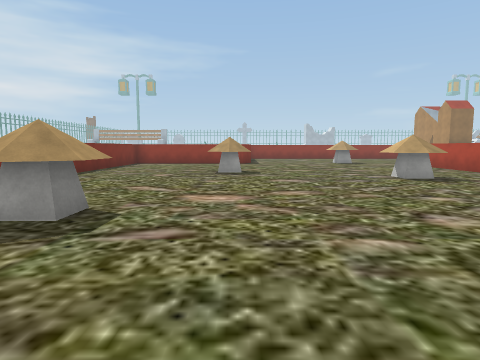
View 1 (above)

23 first-person views from a walk through a Unity game level. The camera is 1.5 m above the floor, tilts 6° down and sees 75° across. The floor is counted in squares, 2 m on a side. Each view is taken from the middle of a square. On the plan, view 1 faces up. The plan holds only what a view shows up to about 10 squares ahead; the rest is blank. The place goes on beyond the plan. Some surface patterns are stand-ins.

View 2
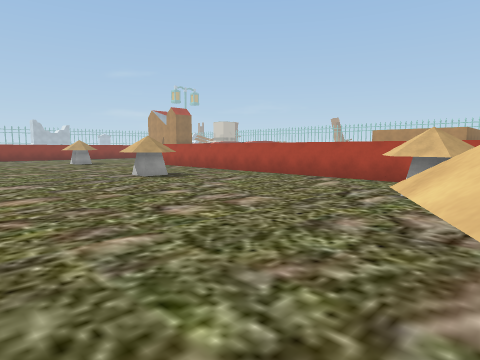

View 3
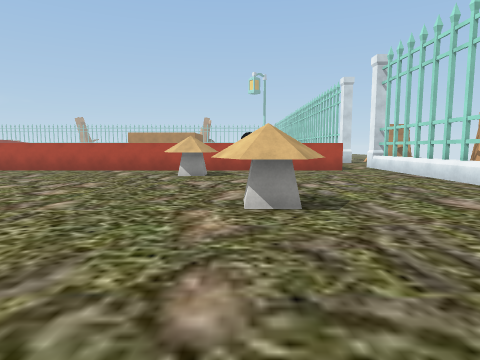

View 4
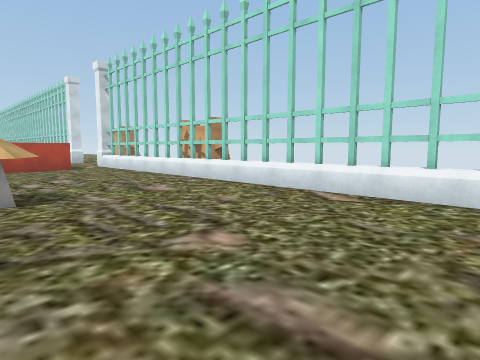

View 5
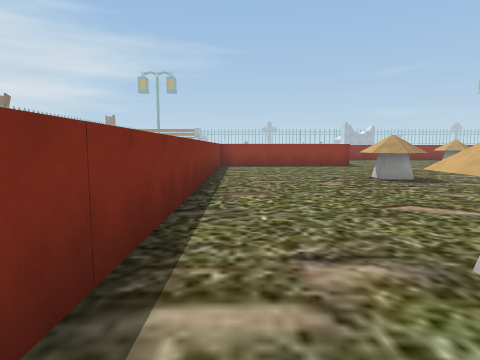

View 6
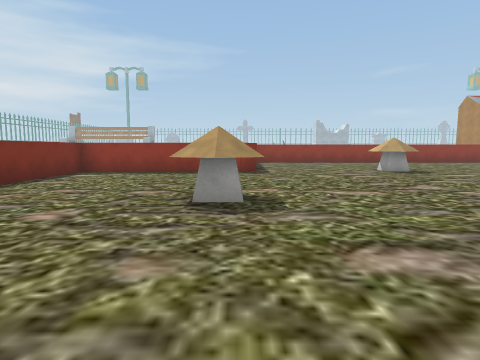

View 7
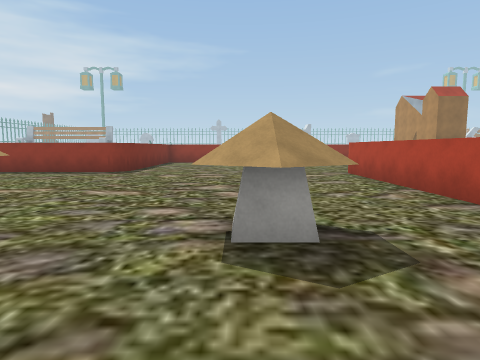

View 8
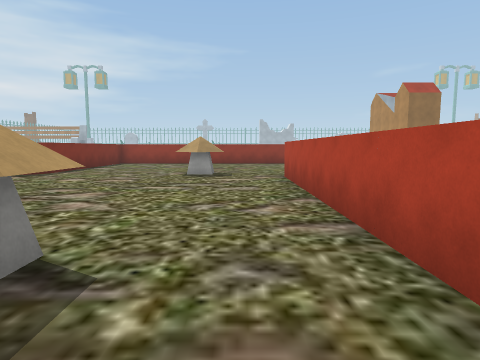

View 9
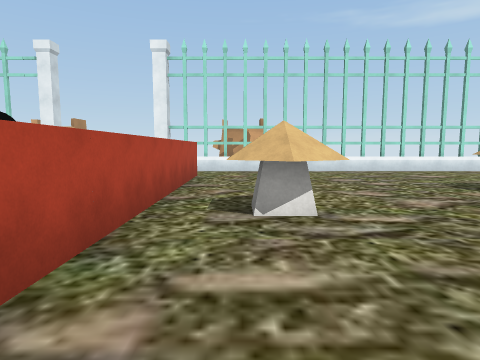

View 10
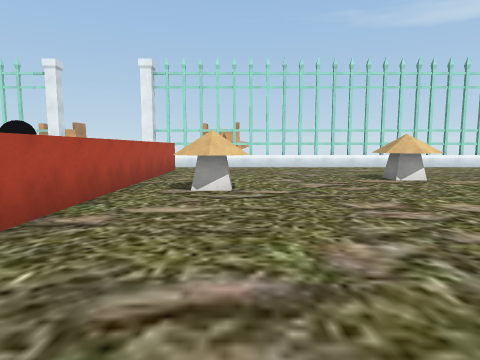

View 11
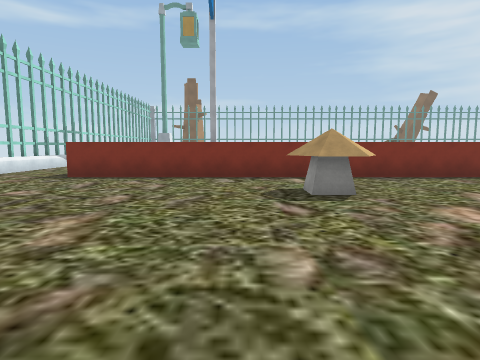

View 12
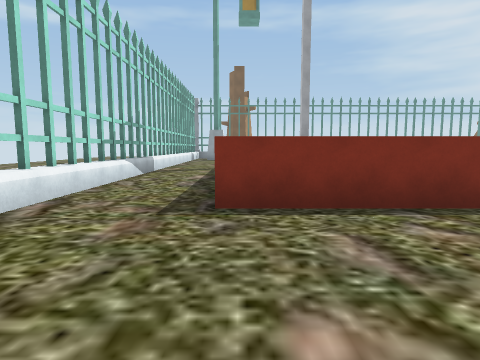

View 13
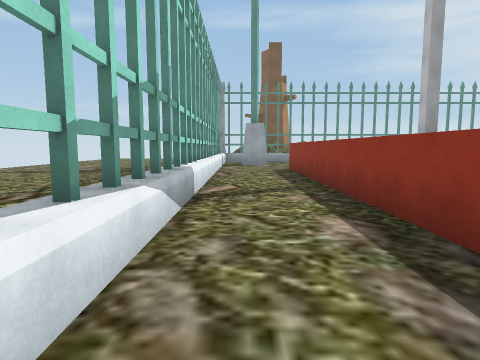

View 14
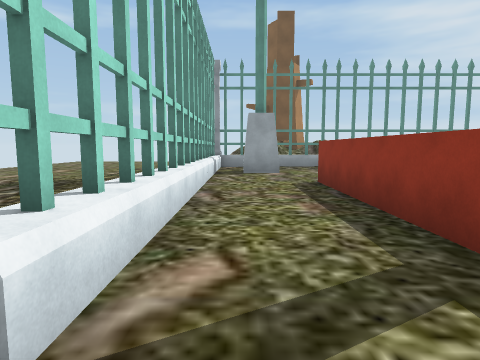

View 15
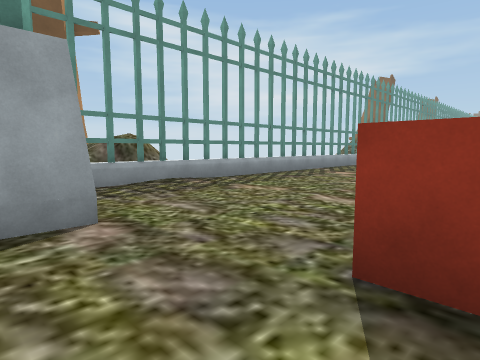

View 16
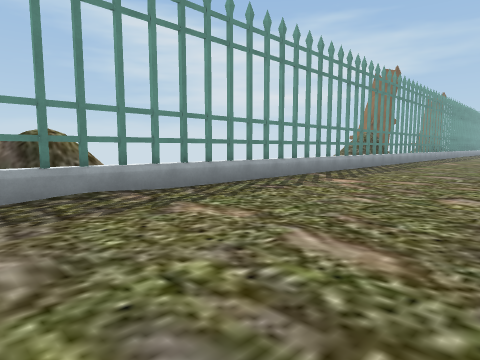

View 17
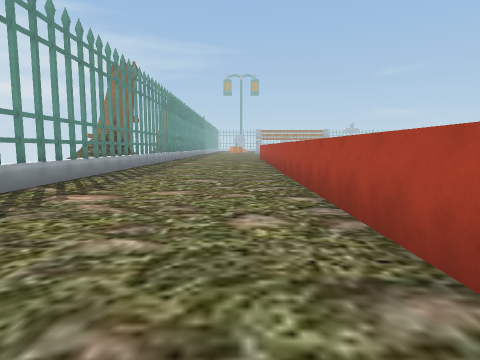

View 18
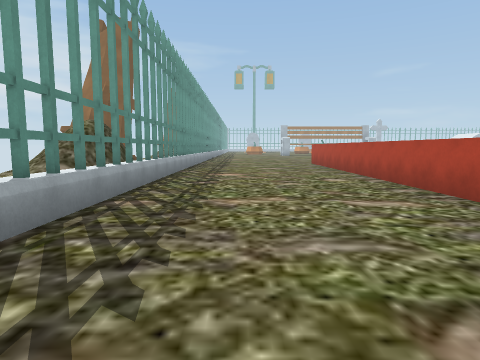

View 19
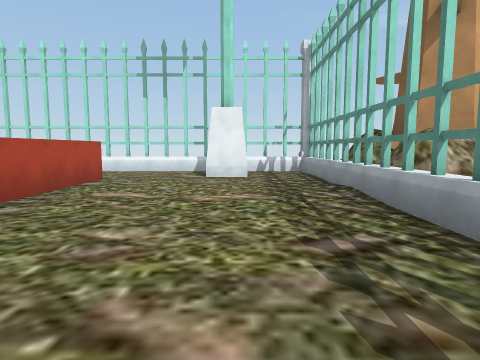

View 20
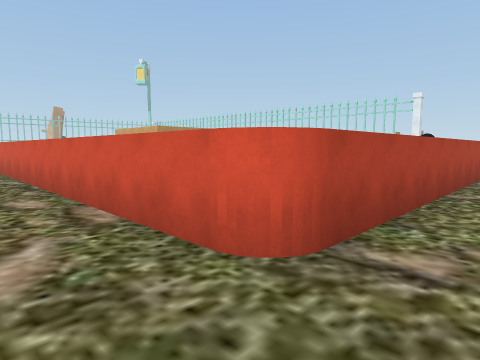

View 21
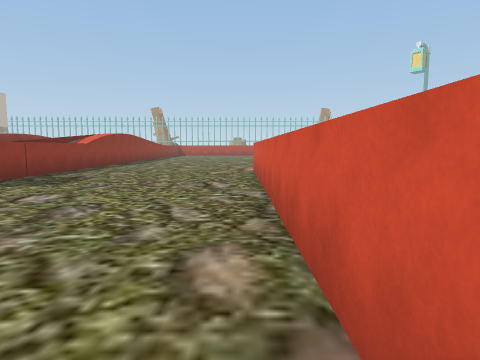

View 22
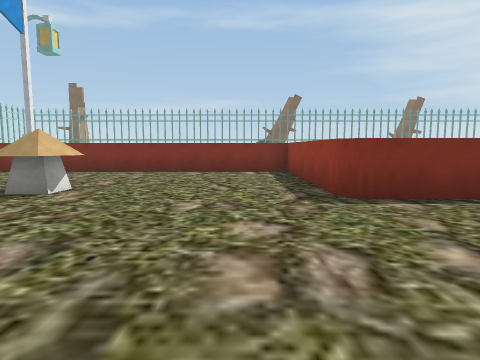

View 23
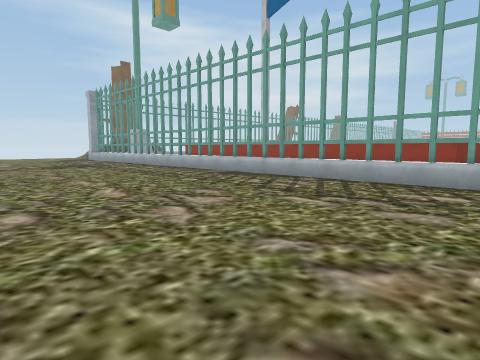

### Floor plan
Key: @ floor where view 1 was taken; # wall or solid block; x gap in a wall; . floor; / step, stairs or slope; = window, fence, low wall or low ledge; ^ raised ledge; v drop or lower ground; B black ball; O other object.
Columns run from 25 left of view 1 to 15 right of it. Each row starts with its distance up from view 1.
 16 ##/^.....^               ^.... ..........
 15 ///^.....^          ^^^^^^....O..........
 14 /=/#.....^          ^............^^^^^^^^
 13 // ^.....^          ^............^
 12    ^.....^          ^............^
 11    ^.....^          ^............^
 10    ^.....^          ^...OO.......^
  9    ^.....^          ^....O.......^
  8    ^.....^          ^........OO..^
  7    ^.....^          ^........O...^
  6    #.....^          ^............^
  5    ^.....^          ^............^
  4    ^.....^          ^..O.........^
  3    ^.....^          ^..O.........^
  2    ^.....^          ^.........O..^
  1   /#.....^          ^.........OO.^
  0  //#.....^          ^....@O......^ B
 -1 //v^.....^          ^.....O......^ B
 -2 ##=^.....^^^^^^##^^^^............^
 -3  # ^.#...........................^
 -4    ^.x...........................
 -5    #^^^^#^^^^^^^#^^^^^^^#^^^^#^^^
 -6               ........
 -7       ................         #O
 -8      ..................
 -9      ..................
-10       .. ..............
-11          .. ...........
-12                   .....

Positions as (right, up) in squares from view 1, and headings:
1: (0, 0), facing up
2: (0, 0), facing up-right
3: (-3, 0), facing right
4: (-4, 0), facing down-right
5: (-4, 2), facing up
6: (0, 5), facing up
7: (4, 5), facing up
8: (6, 6), facing up
9: (6, 5), facing down
10: (5, 7), facing down
11: (3, 2), facing left
12: (-1, -2), facing left
13: (-6, -4), facing left
14: (-10, -4), facing left
15: (-16, -4), facing up-left
16: (-17, -2), facing up-left
17: (-18, 0), facing up
18: (-20, 6), facing up
19: (-20, 5), facing down
20: (6, 16), facing down-right
21: (9, 15), facing right
22: (5, 13), facing left
23: (-3, -12), facing up-left
